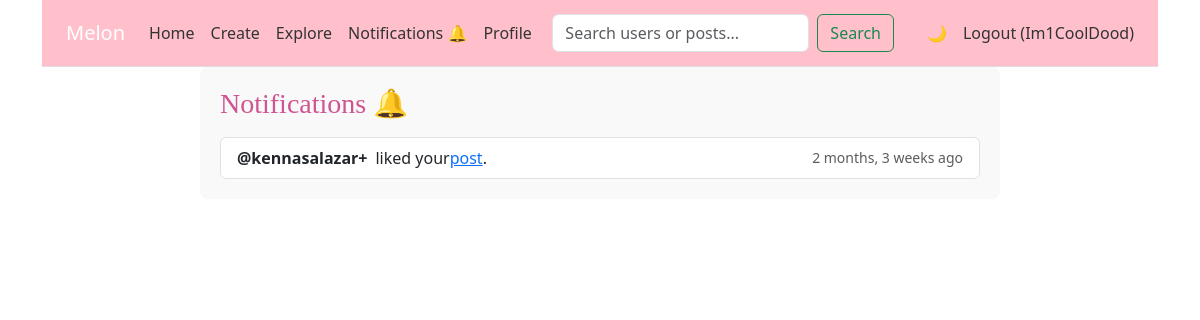
Screenshot of /notifications/ (signed in) with the database file from the repository.
### myapp/models.py (models this page shows, shortened)
class Notification(models.Model):
    NOTIFICATION_TYPES = (
        ('like', 'Like'),
        ('follow', 'Follow'),
    )
    sender = models.ForeignKey(User, on_delete=models.CASCADE, related_name='sent_notifications')
    receiver = models.ForeignKey(User, on_delete=models.CASCADE, related_name='notifications')
    notification_type = models.CharField(max_length=20, choices=NOTIFICATION_TYPES)
    post = models.ForeignKey(Post, on_delete=models.CASCADE, null=True, blank=True)
    is_read = models.BooleanField(default=False)
    created_at = models.DateTimeField(auto_now_add=True)

### myapp/views.py (the view)
# urls.py: path('notifications/', views.notifications, name='notifications'),
@login_required
def notifications(request):
    alerts = Notification.objects.filter(receiver=request.user).order_by('-created_at')
    alerts.update(is_read=True)
    return render(request, 'notifications.html', {'alerts': alerts})

### myapp/context_processors.py (called while the page is built)
def notification_count(request):
    if request.user.is_authenticated:
        count = Notification.objects.filter(receiver=request.user, is_read=False).count()
        return {'notif_count': count}
    return {}

### templates/notifications.html
{% extends 'base.html' %}
{% block content %}
<div class="centered-container">
    <h3>Notifications 🔔</h3>
    <div class="list-group mt-3">
        {% for alert in alerts %}
            <div class="list-group-item">
                <div class="d-flex align-items-center">
                    <strong class="me-2">
                        <a href="{% url 'profile' alert.sender.username %}" class="text-decoration-none text-dark">
                            @{{ alert.sender.username }}
                        </a>
                    </strong>
                    {% if alert.notification_type == 'follow' %}
                        started following you.
                    {% elif alert.notification_type == 'like' %}
                        liked your <a href="{% url 'post' alert.post.id %} "> post</a>.
                    {% endif %}
                    <small class="text-muted ms-auto">{{ alert.created_at|timesince }} ago</small>
                </div>
            </div>
        {% empty %}
            <p class="text-muted text-center mt-4">No notifications yet.</p>
        {% endfor %}
    </div>
</div>
{% endblock %}

### templates/base.html (shortened to what this page needs)
{% load static %}
<!DOCTYPE html>
<html lang="en">
<head>
    <link href="https://cdn.jsdelivr.net/npm/bootstrap@5.3.2/dist/css/bootstrap.min.css" rel="stylesheet">
    <link rel="stylesheet" type="text/css" href="{% static 'style.css' %}"/>
</head>
<body>
<div class="page-wrapper">
    <div class="container">
        <nav class="navbar navbar-expand-lg navbar-light bg-light" style="background-color: pink;">
            <a class="navbar-brand ps-3" href="#">Melon</a>
            <div class="collapse navbar-collapse" id="navbarNav" style="">
                <ul class="navbar-nav">
                    <li class="nav-item">
                        <a class="nav-link" href="/">Home</a>
                    </li>
                    <li class="nav-item">
                        <a class="nav-link" href="/create/">Create</a>
                    </li>
                    <li class="nav-item">
                        <a class="nav-link" href="/explore/">Explore</a>
                    </li>
                    {% if user.is_authenticated %}
                    <li class="nav-item">
                        <a class="nav-link" href="{% url 'notifications' %}">
                            Notifications 🔔
                        </a>
                    </li>
                    {% endif %}
                    <li class="nav-item">
                        {% if user.is_authenticated %}
                            <a class="nav-link" href="{% url 'profile' user.username %}">Profile</a>
                        {% else %}
                            <a class="nav-link" href="{% url 'login' %}">Profile</a>
                        {% endif %}
                    </li>
                </ul>
                <form class="d-flex mx-auto" action="{% url 'search' %}" method="GET">
                    <input class="form-control me-2" type="search" name="q" placeholder="Search users or posts..." aria-label="Search">
                    <button class="btn btn-outline-success" type="submit">Search</button>
                </form>
                <ul class="navbar-nav ms-auto pe-3">
                    <li class="nav-item">
                        <button id="darkModeToggle" class="nav-link btn btn-link">🌙</button>
                    </li>
                    {% if user.is_authenticated %}
                        <li class="nav-item">
                            <a class="nav-link" href="{% url 'logout' %}">Logout ({{ user.username }})</a>
                        </li>
                    {% else %}
                        <li class="nav-item">
                            <a class="nav-link" href="{% url 'login' %}">Login</a>
                        </li>
                    {% endif %}
                </ul>
            </div>
        </nav>
    </div>
    <div class="container">{% block content %}{% endblock %}</div>
</div>
</body>
</html>

### static/style.css (style rules this page uses)
body { font-family: "Segoe UI", system-ui, sans-serif; margin: 0; padding: 0; color: black; background-color: #f0f0f0; }
h3 { color: #CF5491; font-family: "Lucida Calligraphy", cursive; }
.navbar { border-bottom: 1px solid #ddd; background-color: pink !important; }
.navbar-brand { color: white !important; padding: 10px 0 !important; padding-left: 1.5rem !important; }
.navbar-nav .nav-link { color: #333 !important; }
.page-wrapper { width: 100%; max-width: 1200px; margin: 0 auto; background-color: #fff; min-height: 100vh; display: flex; flex-direction: column; }
.centered-container { width: 80%; max-width: 800px; margin: 0 auto; padding: 20px; background-color: #f9f9f9; border-radius: 8px; }
button { background-color: hotpink; color: white; padding: 12px 24px; border: none; border-radius: 6px; font-size: 16px; cursor: pointer; transition: background-color 0.3s ease; }

### rows the page displays
Notification: sender.username "kennasalazar+", notification_type "liked your", created_at "2 months, 3 weeks"

### other values shown
{{ user.username }} "Im1CoolDood"
